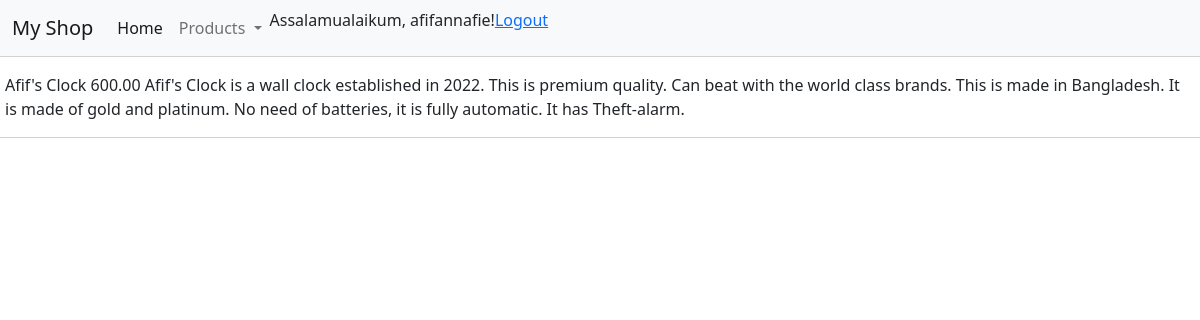
The page /product-details/6/ (signed in) on the database its author committed.
### shop/models.py (models this page shows, shortened)
class Product(models.Model):
    CATEGORY = (
        ('Indoor', 'Indoor'),
        ('Out Door', 'Out Door'),
    )
    name = models.CharField(max_length=100, null=True)
    price = models.DecimalField(max_digits=8, decimal_places=2, default=0.00)
    category = models.CharField(max_length=250, null=True, choices=CATEGORY)
    description = models.TextField(max_length=1000, null=True, blank=True)
    date_created = models.DateTimeField(
        auto_now_add=True, null=True, blank=True)
    tag = models.ManyToManyField(Tag)
    image = models.ImageField(
        upload_to="images/category/", max_length=300, blank=True)

### shop/decotators.py (the view)
        def wrapper_func(request, *args, **kwargs):
            group = None
            if request.user.groups.exists():
                group = request.user.groups.all()[0].name
            if group in allowed_roles:
                return view_func(request, *args, **kwargs)
            else:
                return HttpResponse("404, You are not allowed to this page.")

### shop/decotators.py (called while the page is built)
def allowed_user(allowed_roles=[]):
    def decorator(view_func):
        def wrapper_func(request, *args, **kwargs):
            group = None
            if request.user.groups.exists():
                group = request.user.groups.all()[0].name
            if group in allowed_roles:
                return view_func(request, *args, **kwargs)
            else:
                return HttpResponse("404, You are not allowed to this page.")
        return wrapper_func
    return decorator

### shop/views.py (called while the page is built)
@login_required(login_url="/login")
@allowed_user(allowed_roles=['admin', 'manager'])
def product_details(request, pk):
    product_details = Product.objects.get(id=pk)
    context = {
        "product_details": product_details,
    }
    return render(request, "product_details.html", context=context)

### templates/product_details.html (shortened to what this page needs)
{% extends 'main.html' %}
{% block content %}
<div class="row">
    <div class="card card-body">
        {{ product_details.name }}
        {{ product_details.price }}
        {{ product_details.description }}
    </div>
</div>
{% endblock %}

### templates/navbar.html (shortened to what this page needs)
<nav class="navbar navbar-expand-lg bg-light">
    <div class="container-fluid">
        <a class="navbar-brand" href="">My Shop</a>
        <div class="collapse navbar-collapse" id="navbarSupportedContent">
            <ul class="navbar-nav me-auto mb-2 mb-lg-0">
                <li class="nav-item">
                    <a class="nav-link active" aria-current="page" href="{% url 'home' %}">Home</a>
                </li>
                <li class="nav-item dropdown">
                    <a class="nav-link dropdown-toggle" href="" id="navbarDropdown" role="button"
                        data-bs-toggle="dropdown" aria-expanded="false">
                        Products
                    </a>
                </li>
                <li class="nav-item">
                    <span>Assalamualaikum, {{ request.user }}!</span>
                </li>
                <li class="nav-item">
                    <a href="{% url 'logout' %}">Logout</a>
                </li>
            </ul>
        </div>
    </div>
</nav>

### rows shown on the page
Product: name "Afif's Clock", price "600.00", description "Afif's Clock is a wall clock established in 2022. This is premium quality. Can beat with the world class brands. This is made in Bangladesh. It is made of gold and platinum. No need of batteries, it is fully automatic. It has Theft-alarm."

### other values the page prints
{{ request.user }} "afifannafie"
